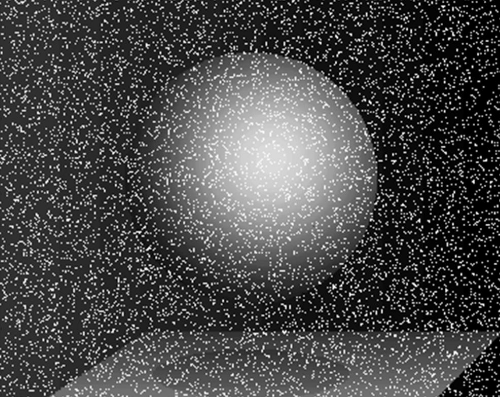
#> input picture IFMG/VisaoComputacional/pratica7/img.png, 500 x 397 px
$ python atividade1.py   (older library calls are emulated)
#> lines starting #> are read from the running program, lines starting #| are printed output that depends on the picture
#> the answer given: 3
import cv2
import numpy as np

# Constantes
PATH_IMAGEM = "img.png"
KERNEL = 3

def readImage():
    return cv2.imread(PATH_IMAGEM)
#> returned value is the input picture: shape (397, 500, 3); min 0, max 255, mean 72.9

def grayScale(img):
    return cv2.cvtColor(img, cv2.COLOR_BGR2GRAY)

def subImg(img):
    return img[::2, ::2]
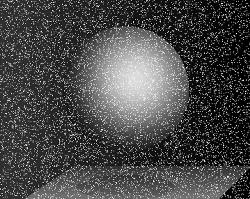
#> returned value: shape (199, 250, 3); min 0, max 254, mean 73

def closeWindows():
    cv2.destroyAllWindows()

def spinImg(img, arg):
    # Rotacionar Verticalmente
#> called with arg = 0
    if (arg == 0):
        return cv2.flip(img, 0)
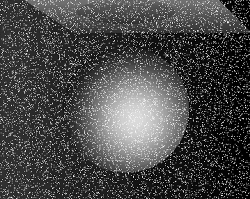
#> returned value: shape (199, 250, 3); min 0, max 254, mean 73
    # Rotacionar Horizontalmente
    elif (arg == 1):
        return cv2.flip(img, 1)

    return None

def showImg(img):
    # Mostra as imagens na tela
    cv2.imshow("", img)
    cv2.waitKey(0)
    closeWindows()

# [28 lines left out: functions media, gauss, not called in this run]

def vertical():
    img = readImage()
    img = subImg(img)

    vertical = spinImg(img, 0)

    # Junta as imagens
    imgs = np.vstack([
        np.hstack([img, vertical])
    ])
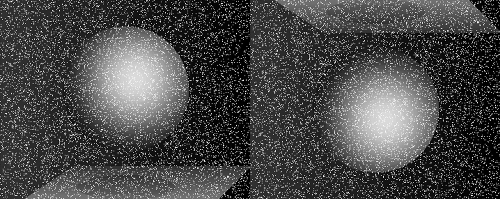
#> imgs: shape (199, 500, 3); min 0, max 254, mean 73

    return imgs

# [27 lines left out: functions horizontal, laplaciano, not called in this run]

def menu():

    print('[1] Média')
    print('[2] Gauss')
    print('[3] Vertical')
    print('[4] Horizontal')
    print('[5] Laplaciano')
    print('[6] Sair')
    print('-----------------')
    while(True):
#> (the run stopped early here; a loop or call above may not have finished)
